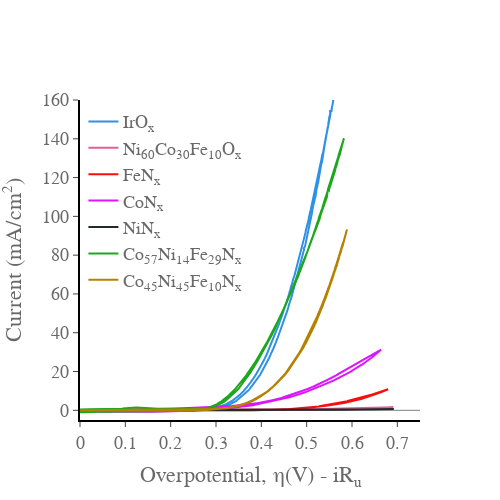

Here is the notebook cell this chart was saved with:
### Code cell
import plotly.graph_objects as go
import pandas as pd
import plotly.express as px
from EC_data_processing_lib import get_header_length
from EC_data_processing_lib import analyse_file
from EC_data_processing_lib import get_decimal_separator
from Data_setup_FirstPaper_350mV import data_set
import os
from galvani import BioLogic
fig_title = 'TMNs CV1'
fig = go.Figure()
colors = px.colors.qualitative.Dark24

for i in data_set:
    if not os.path.exists(data_set[i]['data_CV']):
        continue
    if data_set[i]['data_CV'].endswith('mpt'):
        headerlength = get_header_length(data_set[i]['data_CV'])
        data = pd.read_csv(data_set[i]['data_CV'], encoding='ansi', sep="\t", decimal=get_decimal_separator(data_set[i]['data_CV']),  skiprows=range(headerlength))
        current_column = '<I>/mA'
    else:
        mpr_file = BioLogic.MPRfile(data_set[i]['data_CV'])
        data = pd.DataFrame(mpr_file.data)
        current_column = 'I/mA'
    cn = data['cycle number']
    data = data[data['cycle number']== float(cn[-1:])] # allowing this comment will plot only the last scan. If you want to plot all of the scans then comment this out. 
    voltage = data['Ewe/V']
    current = data[current_column]
    current = current / data_set[i]['mass']
    voltage_corrected = data['Ewe/V'] - data[current_column] * data_set[i]['Ru']/1000 - data_set[i]['cal'] #does the iR correction converts to overpotential

    fig.add_trace(go.Scatter(
        x=voltage_corrected,
        y=current,
        name= data_set[i]['label'],
        line_color = colors[data_set[i]['color_index']],
    ))
fig.update_xaxes(range=[0.00, 0.750],
    nticks=10,
    ticks='outside',
    showgrid=False, gridwidth=1, gridcolor='grey',
    zeroline=False, zerolinecolor='grey', zerolinewidth= 1,
    showline=True, linewidth=2, linecolor='black')

fig.update_yaxes(range=[-5, 160],
    nticks=10,
    showgrid=False, gridwidth=1, gridcolor='grey',
    ticks='outside',
    zeroline=True, zerolinecolor='grey', zerolinewidth= 1,
    showline=True, linewidth=2, linecolor='black')
fig.update_layout(
    #title="CV",
    xaxis_title="Overpotential, η(V) - iR<sub>u</sub>",
    yaxis_title="Current (mA/cm<sup>2</sup>)",
    font=dict(
        family="Times New Roman, monospace",
        size=18,
        color="dimgrey"
        
    )
)

fig.update_layout({
    "plot_bgcolor": "rgba(0, 0, 0, 0)",
    'paper_bgcolor': 'rgba(255, 255, 255, 255)', #sets the background to be transparent... might appear black in .jpeg but will be transparent in the .svg
},
width = 500,
height = 500,   
legend=dict(
    yanchor="top",
    y=0.99,
    xanchor="left",
    x=0.01
))
fig.show()

fig.write_image(fig_title +' Cyclic Voltammetry.jpeg')
fig.write_image(fig_title + ' Cyclic Voltammetry.svg')

### Figure 1 — Plotly figure (JSON) as saved in the notebook; plotly's stock layout.template omitted (floating-point values rounded to 4 significant figures; data arrays with more than 128 entries replaced by an {"elided": "..."} marker saying what was removed)
{"data": [{"line": {"color": "#2E91E5"}, "name": "IrO<sub>x</sub>", "type": "scatter", "x": {"elided": "2000 float values"}, "y": {"elided": "2000 float values"}}, {"line": {"color": "#E15F99"}, "name": "Ni<sub>60</sub>Co<sub>30</sub>Fe<sub>10</sub>O<sub>x</sub>", "type": "scatter", "x": {"elided": "2002 float values"}, "y": {"elided": "2002 float values"}}, {"line": {"color": "#FB0D0D"}, "name": "FeN<sub>x</sub>", "type": "scatter", "x": {"elided": "2000 float values"}, "y": {"elided": "2000 float values"}}, {"line": {"color": "#DA16FF"}, "name": "CoN<sub>x</sub>", "type": "scatter", "x": {"elided": "2000 float values"}, "y": {"elided": "2000 float values"}}, {"line": {"color": "#222A2A"}, "name": "NiN<sub>x</sub>", "type": "scatter", "x": {"elided": "2002 float values"}, "y": {"elided": "2002 float values"}}, {"line": {"color": "#1CA71C"}, "name": "Co<sub>57</sub>Ni<sub>14</sub>Fe<sub>29</sub>N<sub>x</sub>", "type": "scatter", "x": {"elided": "2000 float values"}, "y": {"elided": "2000 float values"}}, {"line": {"color": "#B68100"}, "name": "Co<sub>45</sub>Ni<sub>45</sub>Fe<sub>10</sub>N<sub>x</sub>", "type": "scatter", "x": {"elided": "2001 float values"}, "y": {"elided": "2001 float values"}}], "layout": {"font": {"color": "dimgrey", "family": "Times New Roman, monospace", "size": 18}, "height": 500, "legend": {"x": 0.01, "xanchor": "left", "y": 0.99, "yanchor": "top"}, "paper_bgcolor": "rgba(255, 255, 255, 255)", "plot_bgcolor": "rgba(0, 0, 0, 0)", "width": 500, "xaxis": {"gridcolor": "grey", "gridwidth": 1, "linecolor": "black", "linewidth": 2, "nticks": 10, "range": [0, 0.75], "showgrid": false, "showline": true, "ticks": "outside", "title": {"text": "Overpotential, η(V) - iR<sub>u</sub>"}, "zeroline": false, "zerolinecolor": "grey", "zerolinewidth": 1}, "yaxis": {"gridcolor": "grey", "gridwidth": 1, "linecolor": "black", "linewidth": 2, "nticks": 10, "range": [-5, 160], "showgrid": false, "showline": true, "ticks": "outside", "title": {"text": "Current (mA/cm<sup>2</sup>)"}, "zeroline": true, "zerolinecolor": "grey", "zerolinewidth": 1}}}
